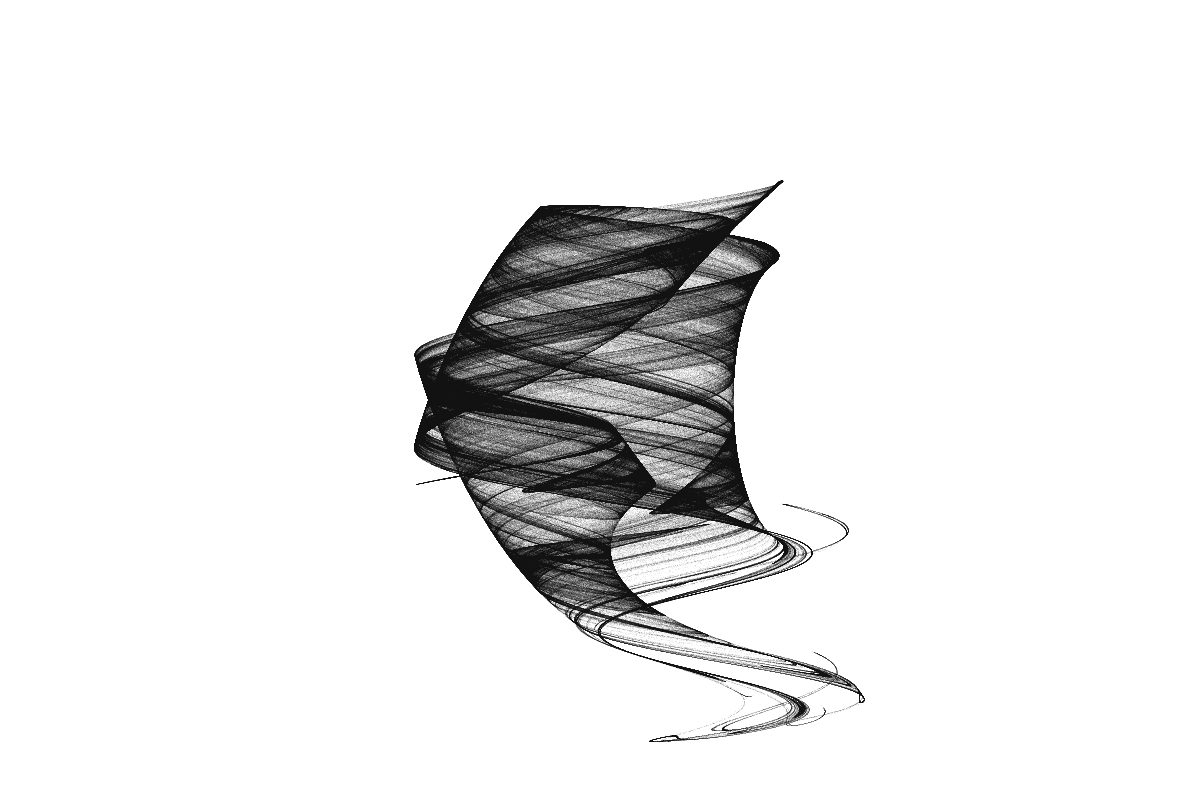
Frame 1 (no input)
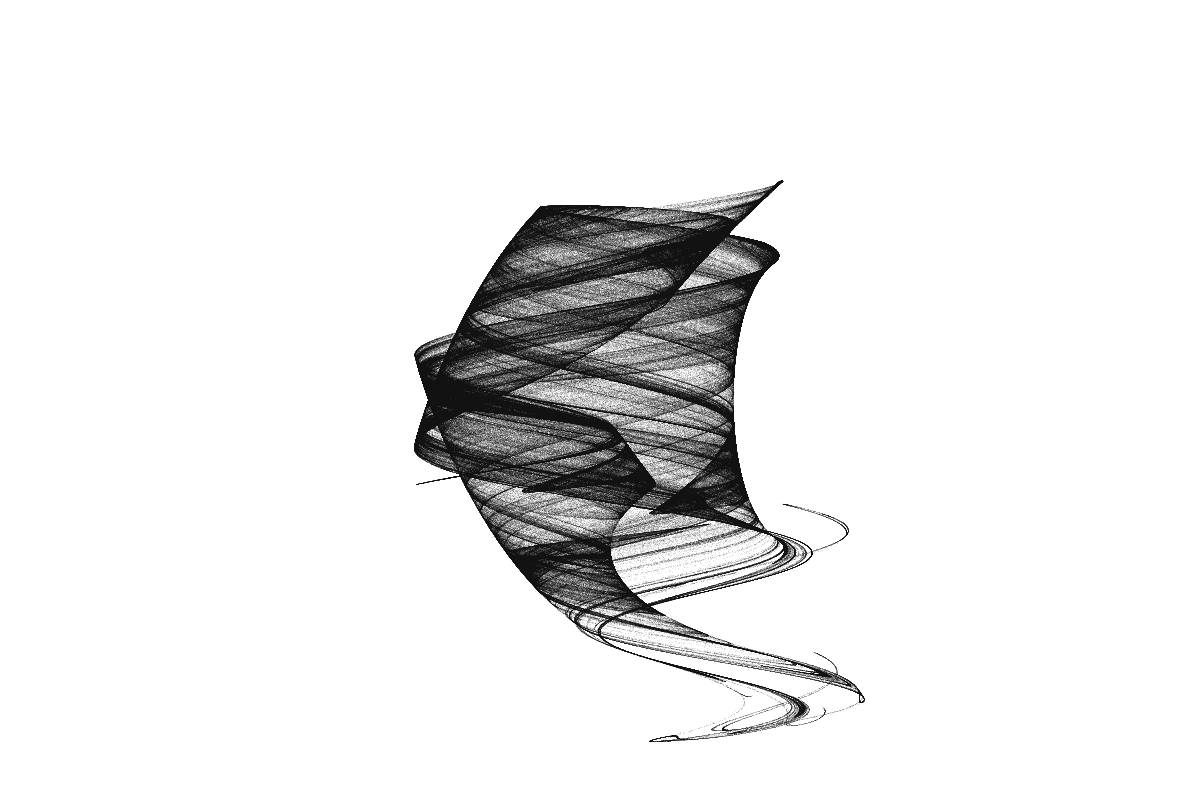
Frame 2 (the mouse pressed at the canvas centre, redrawn once)

The Processing sketch that drew these frames (run headless with seeded random() and noise(); the mouse was pressed at the canvas centre and the sketch redrawn once):

// Processing sketch: sketch_210802a
// ── sketch_210802a.pde
int pointCount = 9000000;
float x, y = 1;
float xn, yn;

float a=4.81;
float b=1.35;


//1.024095
//5.1200485
//0.37292677
//5.943328

//3.1680005
//5.2232447
//0.9110237
//1.7412953

float [][]pointAry = new float[2][10000000];


void setup(){
  size(1200,800);
  smooth();
  println(a);
  println(b);
}

void draw(){
  background(255);
  for (int i = 0; i <= pointCount; i++){
    xn = sin(x*y/b)+cos(a*x-y);
    yn = x+sin(y)/b;
    x=xn;
    y=yn;
    pointAry[0][i]=x*width/9;
    pointAry[1][i]=y*height/6;
  }

  translate(width/2,height/2);
  for(int i=0;i<pointCount;i++){
    stroke(0,10);
    point(pointAry[0][i],pointAry[1][i]);
  }
  
  noLoop();

save("bedhead_210802a.png");

}
